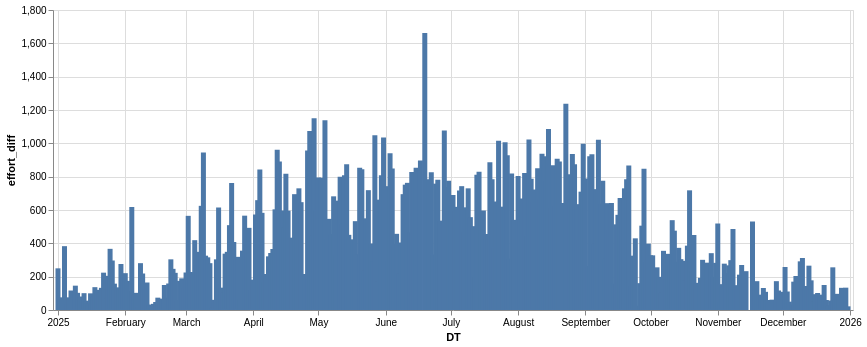

The code cell stored with this chart in its notebook:
### Code cell
alt.Chart(
    dfp,
    width=800
).mark_bar(
).encode(
    alt.X('DT:T'),
    alt.Y('effort_diff:Q')
)

### Figure 1 — Vega-Lite specification as saved in the notebook (floating-point values rounded to 4 significant figures; data arrays with more than 128 entries replaced by an {"elided": "..."} marker saying what was removed)
{"config": {"view": {"continuousWidth": 300, "continuousHeight": 300}}, "data": {"name": "data-0d7669125b4c54dcf90fb57666b9612c"}, "mark": {"type": "bar"}, "encoding": {"x": {"field": "DT", "type": "temporal"}, "y": {"field": "effort_diff", "type": "quantitative"}}, "width": 800, "$schema": "https://vega.github.io/schema/vega-lite/v6.1.0.json", "datasets": {"data-0d7669125b4c54dcf90fb57666b9612c": {"elided": "353 records"}}}
